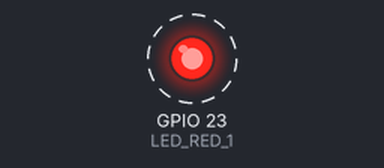
Recording of a program running on a simulated Raspberry Pi (BCM pin numbers). Parts: output pins drawn as LEDs (lit = HIGH). Dashed ring = blinking. What the program prints to the terminal is not drawn.

Above: at 0.2 s.
Timing chart, 0 to 3.0 s (numbered marks = the images above):
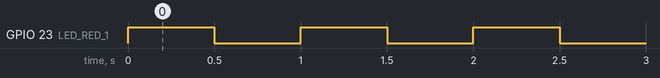

Measured:
- by itself, GPIO 23 (LED_RED_1): alternates HIGH for 0.50 s and LOW for 0.50 s

The program:

led.py
```python
import RPi.GPIO as GPIO        #GPIO를 사용하기 위해 추가
import time                    #time.sleep을 사용하기 위해 추가

LED_RED_1 = 23

GPIO.setmode(GPIO.BCM)        #BCM을 이용하면 GPIO num으로 표시, BOARD를 이용하면 Pin num으로 표시.
GPIO.setup(LED_RED_1, GPIO.OUT)    #GPIO23를 사용선언

i=0
while True:
    print('LED Test :',i)
    GPIO.output(LED_RED_1, True)    #LED에 불이 들어옴
    time.sleep(0.5)            #500ms 대기
    GPIO.output(LED_RED_1, False)
    time.sleep(0.5)		# 500ms 대기
    i += 1

GPIO.cleanup()                #GPIO 초기화
```
